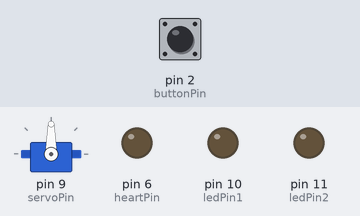
A sketch run on a simulated Arduino Uno, built with avr-gcc and run on an emulated ATmega328P. Parts: servo, output pins drawn as LEDs (lit = HIGH). Dashed ring = blinking. The test bench sets the inputs (shaded band); at power-on: pin 2 (buttonPin) LOW.

Above: at 2.2 s.
2.3 s: pin 2 (buttonPin) pulled HIGH for 0.15 s
At 3.7 s:
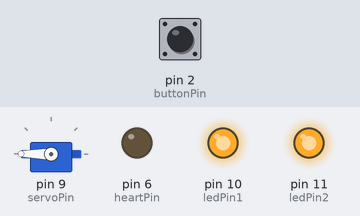
At 5.0 s:
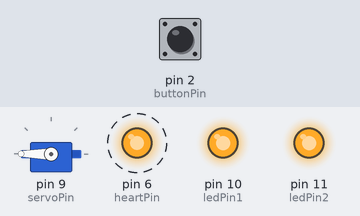
Timing chart, 0 to 15.9 s (numbered marks = the images above; inputs shaded):
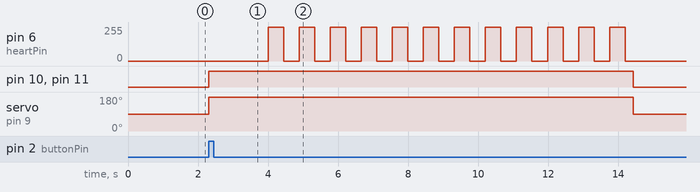

Measured:
- after the input at 2.3 s, pin 6 (heartPin): alternates 254/255 for 0.44 s and 0/255 for 0.44 s, 24 changes in all, then stays 0/255, starting after 1.7 s; pin 10 (ledPin1), pin 11 (ledPin2): LOW → HIGH at once, → LOW 12.1 s later; servo on pin 9 (servoPin): 90° → 180° at once, → 90° 12.1 s later

The sketch:

Skeletonys_Head_Heart_And_Eyes.ino
```cpp
// (licence header left out)
#include <Servo.h>

const int buttonPin = 2;
const int ledPin1 = 10;
const int ledPin2 = 11;
const int heartPin = 6;
const int servoPin = 9;
unsigned long startTime;
unsigned long currentTime;

Servo myservo;  // create servo object to control a servo
// twelve servo objects can be created on most boards

int pos = 0;    // variable to store the servo position
int buttonState = 0;
int lookingLeft = 0;

void setup() {
  pinMode(buttonPin, INPUT);
  pinMode(ledPin1, OUTPUT);
  pinMode(ledPin2, OUTPUT);
  pinMode(heartPin, OUTPUT);
  digitalWrite(ledPin1, LOW);
  digitalWrite(ledPin2, LOW);
  analogWrite(heartPin, 0);

  myservo.attach(servoPin);  // attaches the servo on pin 9 to the servo object
  myservo.write(90);              // tell servo to go to position in variable 'pos'
  delay(1000);
  myservo.detach();
}

void loop() {
  float heartIn, heartOut;

  buttonState = digitalRead(buttonPin);

  if (lookingLeft == 0) {
    if (buttonState == HIGH) {
        digitalWrite(ledPin1, HIGH);
        digitalWrite(ledPin2, HIGH);
        myservo.attach(servoPin);  // attaches the servo on pin 9 to the servo object
        myservo.write(180);              // tell servo to go to position in variable 'pos'
        delay(1500);
        myservo.detach();

        // Check time
        startTime = millis();

        lookingLeft = 1;
    }
  } else {
     // Pulse Heart
     for (heartIn = 0; heartIn < 6.283; heartIn = heartIn + 0.001)
     {
       heartOut = sin(heartIn) * 127.5 + 127.5;
       analogWrite(heartPin, heartOut);
     }

     // Check time elapsed
     currentTime = millis();

     // If 10 seconds passed, look straight again else exit and loop
     if (currentTime - startTime >= 10000){
        digitalWrite(ledPin1, LOW);
        digitalWrite(ledPin2, LOW);
        analogWrite(heartPin, 0);
        myservo.attach(servoPin);  // attaches the servo on pin 9 to the servo object
        myservo.write(90);              // tell servo to go to position in variable 'pos'
        delay(1500);
        myservo.detach();
        lookingLeft = 0;
      }
  }
}
```
